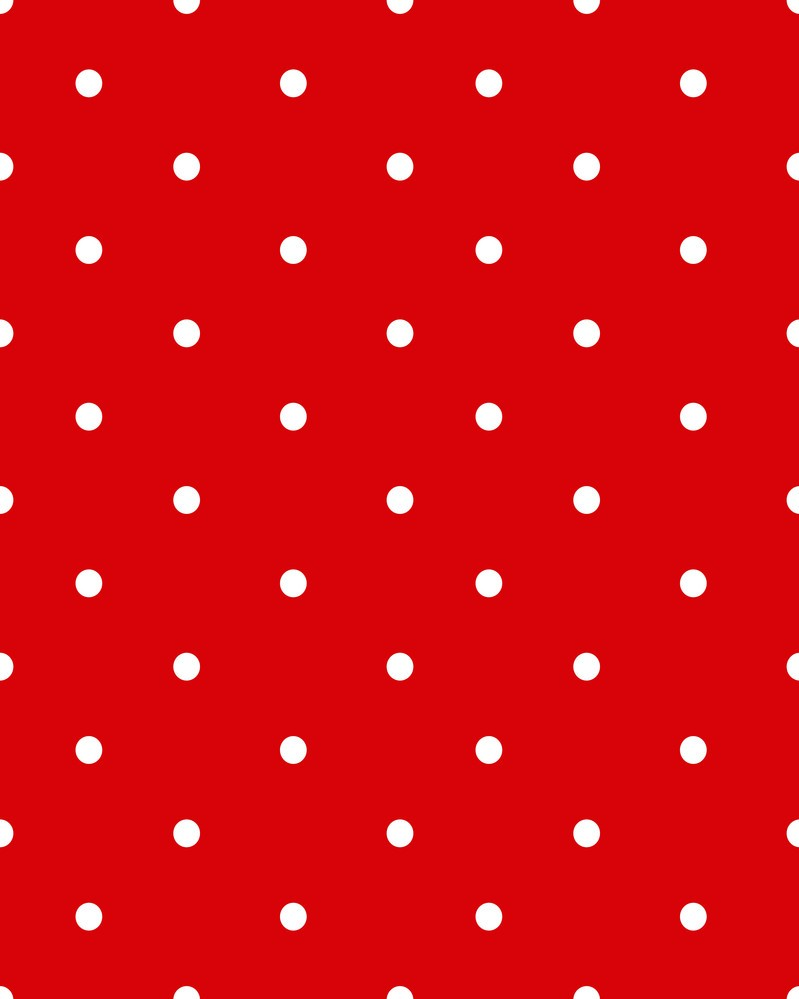
#> input picture openCV/3.jpg, 799 x 999 px
$ python 'Counting Dots.py'   (older library calls are emulated)
#> lines starting #> are read from the running program, lines starting #| are printed output that depends on the picture; after the words box and inside, x2 and y2 are one past the last pixel; in counts of white or black regions, pixels touching at a corner belong together
import cv2 as cv
path ="3.jpg"

# reading the image in grayscale mode
gray = cv.imread(path, 0)
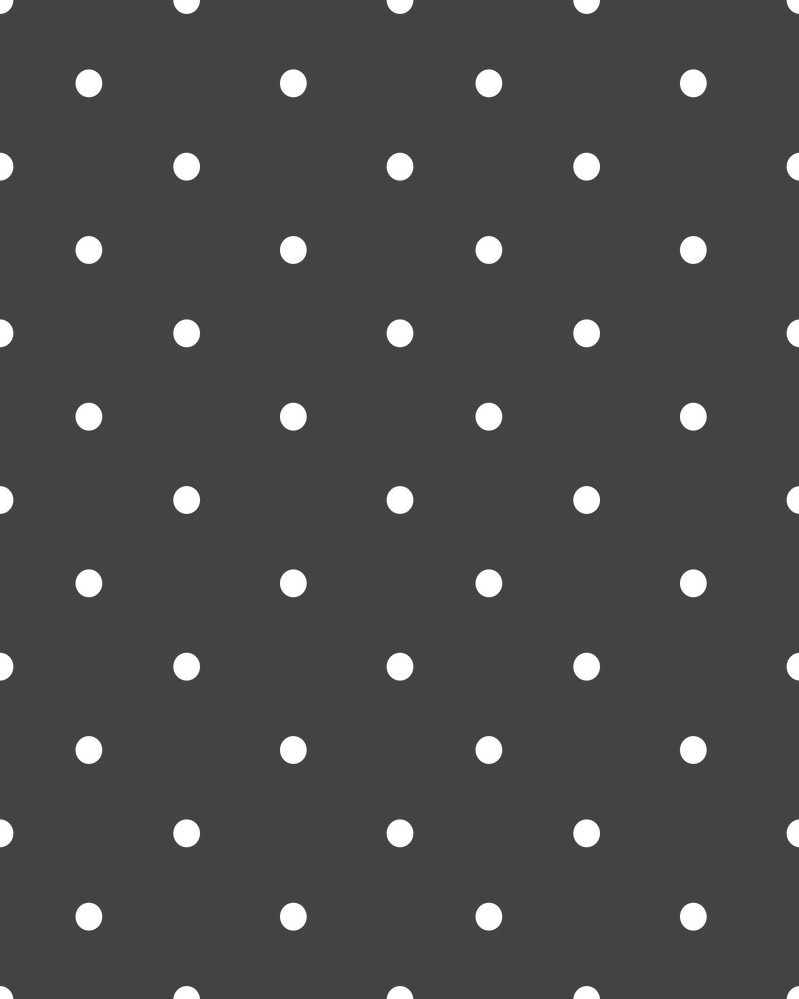
#> gray: shape (999, 799); min 54, max 255, mean 73.5
cv.imshow('im1',gray)
cv.waitKey(0)


# threshold
th, threshed = cv.threshold(gray, 100, 255,
          cv.THRESH_BINARY|cv.THRESH_OTSU)
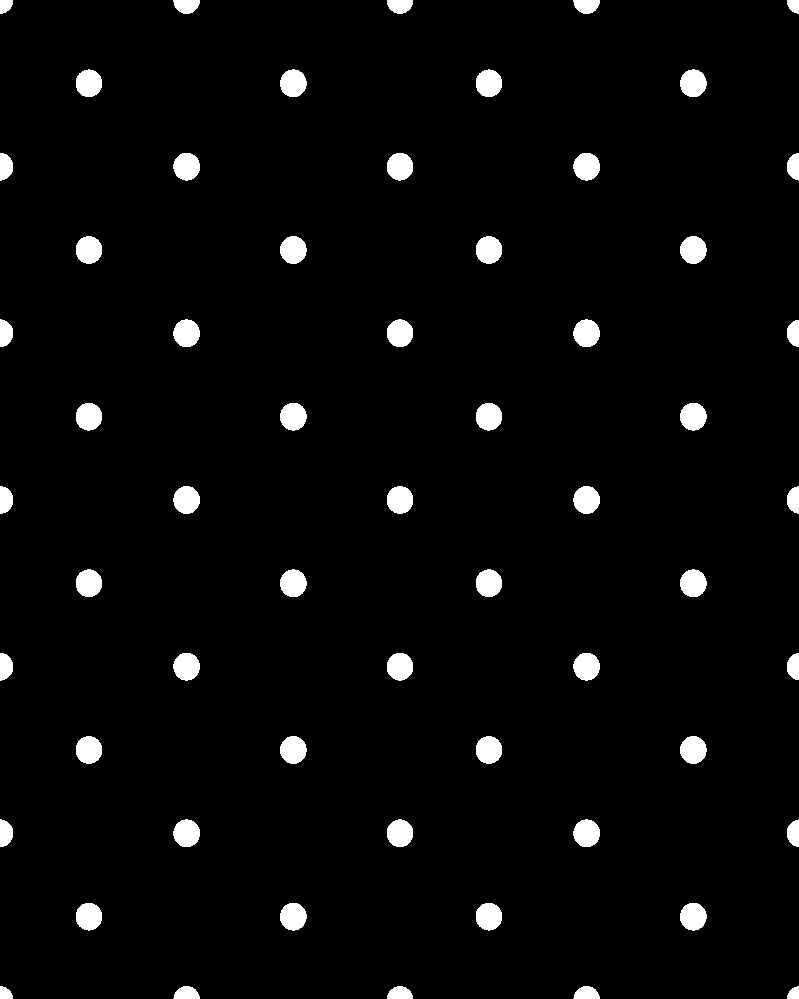
#> threshed: shape (999, 799); 3.5% white; 59 white regions
#> th = 158


im2, contours, hierarchy = cv.findContours(threshed, cv.RETR_TREE, cv.CHAIN_APPROX_SIMPLE)
#> contours = 59 contours; largest, box (x1, y1, x2, y2) and area: (573, 819, 600, 847) 548, (173, 819, 200, 847) 548, (573, 153, 600, 181) 548, (680, 736, 707, 764) 548, (280, 736, 307, 764) 548


im1 = cv.drawContours(gray, contours, -1, (0,255,0), 3)
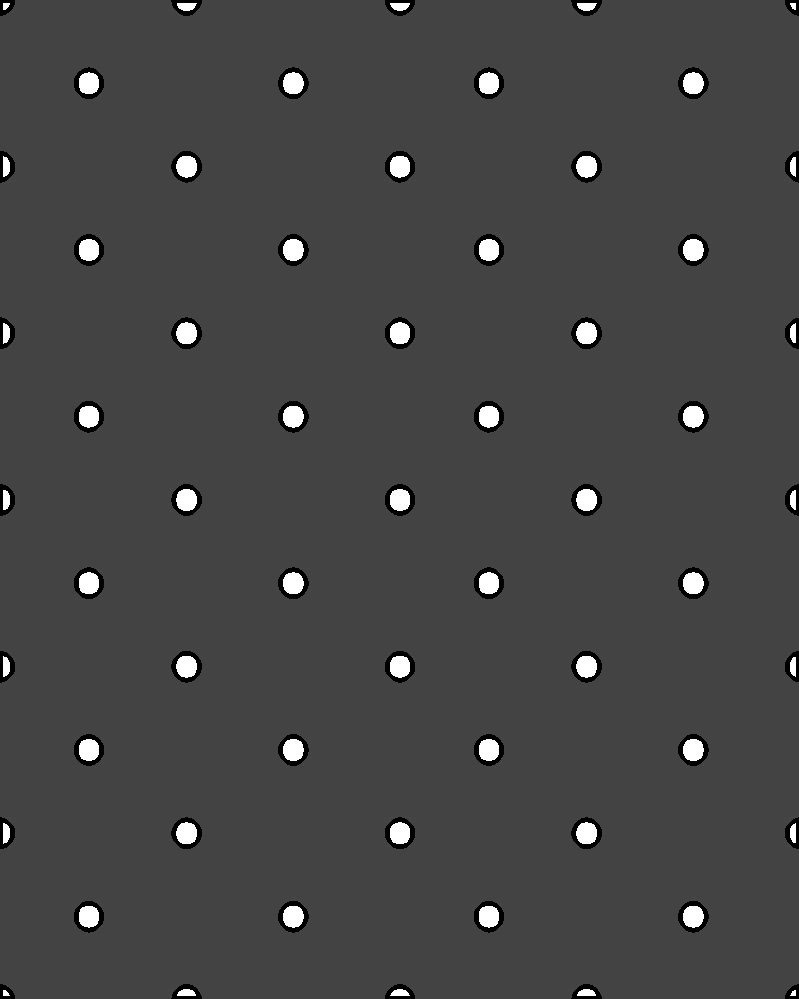
#> im1: shape (999, 799); min 0, max 255, mean 69.3

cv.imshow('img',im2)
cv.waitKey(0)


# printing output
print("\nDots number:",(len(contours)))
#| Dots number: 59
cv.destroyAllWindows()

$ run again, with openCV/2.jpg copied over openCV/3.jpg
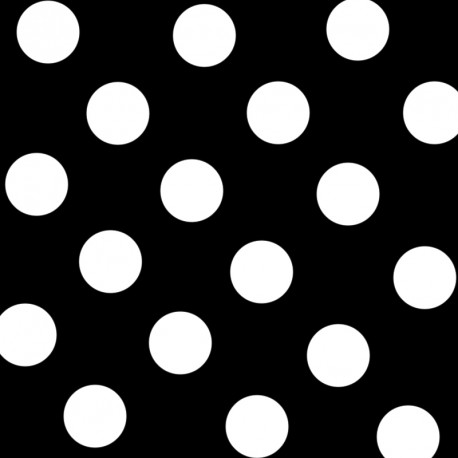
#> input picture openCV/2.jpg, 458 x 458 px
#> gray is the input picture: shape (458, 458); min 0, max 255, mean 66.9
#> `th, threshed = cv.threshold(gray, 100, 255, cv.THRESH_BINARY|cv.THRESH..`:
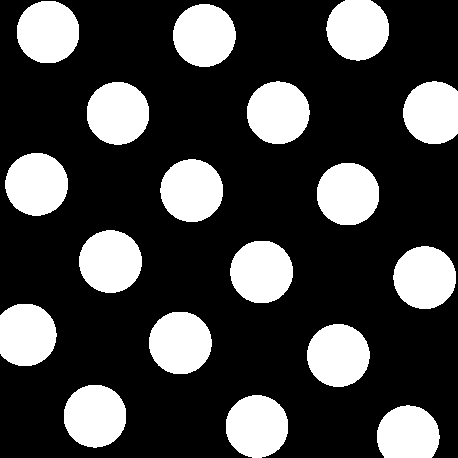
#> threshed: shape (458, 458); 26.3% white; 18 white regions
#> th = 126
#> contours = 18 contours; largest, box (x1, y1, x2, y2) and area: (79, 230, 142, 293) 3022, (5, 153, 68, 216) 3022, (173, 4, 236, 67) 3022, (307, 324, 370, 387) 3020, (160, 159, 223, 222) 3015
#> `im1 = cv.drawContours(gray, contours, -1, (0,255,0), 3)`:
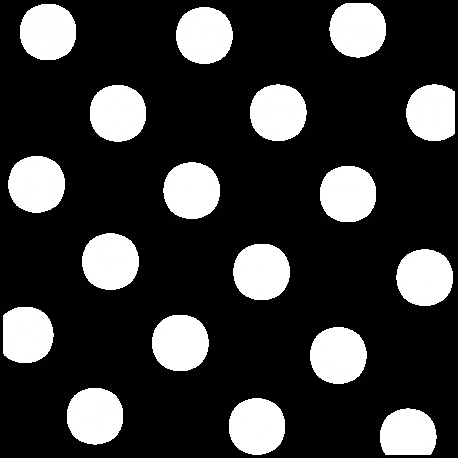
#> im1: shape (458, 458); min 0, max 255, mean 55.7
#| Dots number: 18
